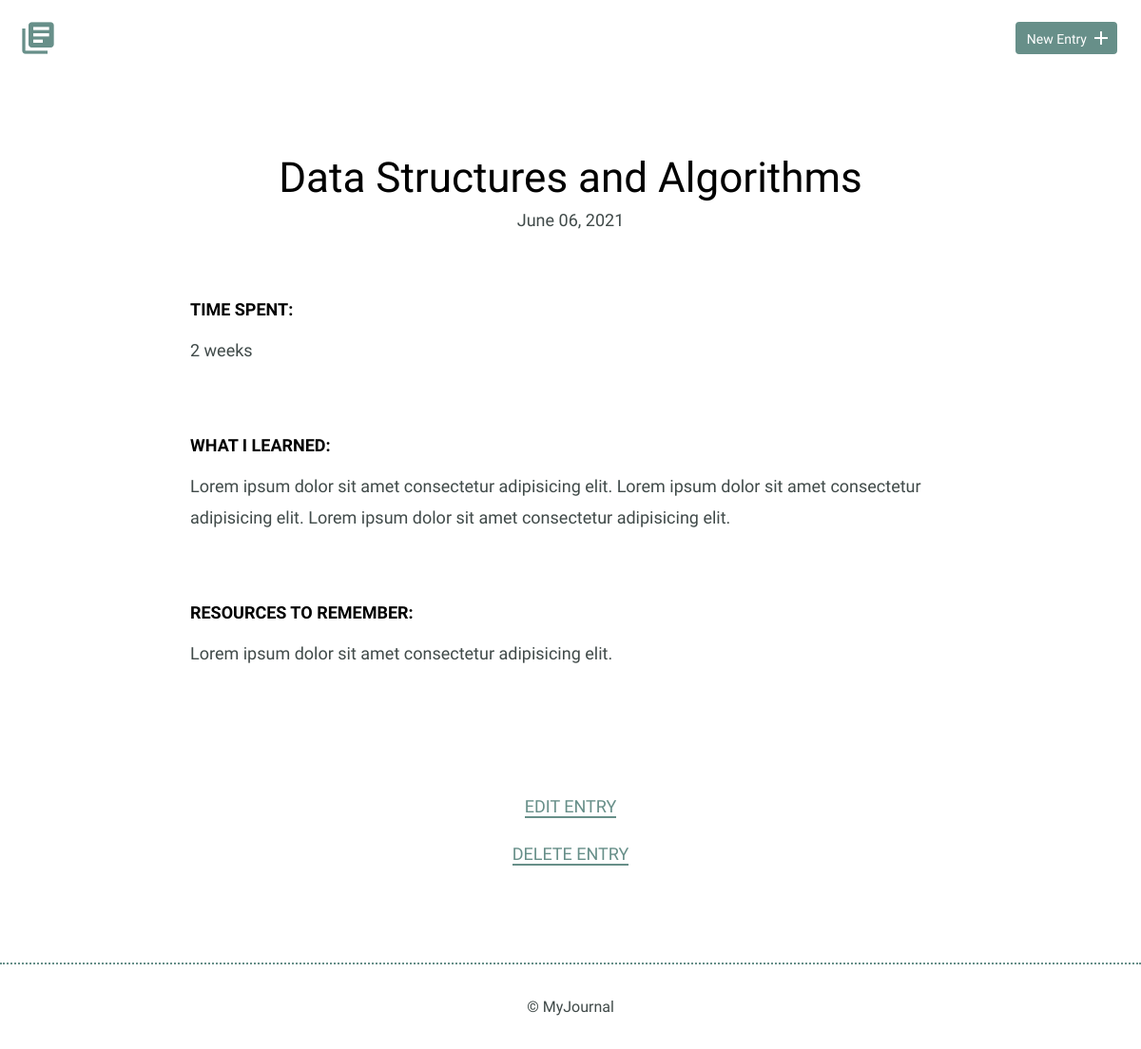
Page /detail3 on the committed database.
### tables this page shows
CREATE TABLE entries (
        id integer PRIMARY KEY AUTOINCREMENT,
        title text NOT NULL,
        date integer NOT NULL,
        timespent text NOT NULL,
        learned text NOT NULL,
        resources text NOT NULL,
        formattedDate text NOT NULL
    );

### app.py (the view)
@app.route('/detail<the_id>', methods=['GET', 'POST'])
def get_details(the_id):
    row = fetch_one_item_from_database(the_id)
    return render_template('detail.html', row=row)

### manageDB.py (called while the page is built)
def fetch_one_item_from_database(the_id):
    row_dict = {}
    conn = sqlite3.connect('journal.db')
    c = conn.cursor()
    c.execute("SELECT * FROM entries WHERE id = (?)", [str(the_id)])
    items = c.fetchone()
    row_dict['id'] = items[0]
    row_dict['title'] = items[1]
    row_dict['date'] = items[2]
    row_dict['timespent'] = items[3]
    row_dict['learned'] = items[4]
    row_dict['resources'] = items[5]
    row_dict['formattedDate'] = items[6]
    conn.commit()
    conn.close()
    return row_dict

### templates/detail.html (shortened to what this page needs)
<!DOCTYPE html>
<html>
    <head>
        <link rel="stylesheet" href="static/css/normalize.css">
        <link rel="stylesheet" href="static/css/site.css">
    </head>
    <body>
        <header>
            <div class="container">
                <div class="site-header">
                    <a class="logo" href="{{ url_for('start') }}"><i class="material-icons">library_books</i></a>
                    <a class="button icon-right" href="{{ url_for('new_entry') }}"><span>New Entry</span> <i class="material-icons">add</i></a>
                </div>
            </div>
        </header>
        <section>
            <div class="container">
                <div class="entry-list single">
                    <article>
                        <h1>{{row['title']}}</h1>
                        <time datetime="2016-01-31">{{row['formattedDate']}}</time>
                        <div class="entry">
                            <h3>Time Spent: </h3>
                            <p>{{ row['timespent'] }}</p>
                        </div>
                        <div class="entry">
                            <h3>What I Learned:</h3>
                            <p>{{ row['learned'] }}</p>
                        </div>
                        <div class="entry">
                            <h3>Resources to Remember:</h3>
                            <p>{{ row['resources'] }}</p>
                        </div>
                    </article>
                </div>
            </div>
            <div class="edit">
                <p><a href="{{ url_for('edit_post', the_id=row['id']) }}">Edit Entry</a></p>
                <p><a href="{{ url_for('delete_post', the_id=row['id']) }}">Delete Entry</a></p>
            </div>
        </section>
        <footer>
            <div>
                &copy; MyJournal
            </div>
        </footer>
    </body>
</html>

### static/css/site.css (style rules this page uses)
body { font-size: 16px; color: #404a49; font-family: 'Cousine', serif; font-weight: 400; }
.container { margin: 0 auto; padding: 0 25px; }
header .site-header { margin: 0 auto; height: 95px; }
header .logo i { color: #678f89; margin: 20px 0 0 -5px; float: left; font-size: 40px; }
header .button { float: right; margin: 33px 0 0 0; }
footer { text-align: center; padding: 35px 0; border-top: 2px dotted #678f89; }
.button { padding: 8px 10px 6px 10px; background: #678f89; border: 2px solid #678f89; border-radius: 4px; text-decoration: none; color: #FFF; position: relative; text-align: center; font-size: 14px; }
.button.icon-right { padding-right: 30px; top: -10px; }
.button.icon-right i { position: absolute; top: 3px; right: 3px; }
h1, h2, h3 { margin: 0; font-weight: 400; line-height: 1em; color: #000; }
h1 { font-size: 44px; margin-bottom: 12px; }
h3 { font-size: 18px; font-family: 'Work Sans', serif; font-weight: 600; text-transform: uppercase; }
p { line-height: 1.8em; font-size: 18px; }
p a { border-bottom: 2px solid #678f89; padding: 0; color: #678f89; text-decoration: none; }
.entry-list, .edit-entry, .new-entry { max-width: 800px; margin: 0 auto; padding: 70px 0 150px 0; }
.entry-list article { margin-bottom: 70px; text-align: center; }
.entry-list article:last-child { margin-bottom: 0; }
.entry-list.single { padding-bottom: 70px; }
.entry-list.single time { font-size: 18px; }
.entry { max-width: 800px; margin: 75px auto 0 auto; text-align: left; }
.entry p { margin-bottom: 40px; }
.edit { padding-bottom: 80px; text-align: center; margin: 0 auto; }
.edit a { font-weight: 400; text-transform: uppercase; font-size: 18px; }

### rows in the picture
entries: title "Data Structures and Algorithms", formattedDate "June 06, 2021", timespent "2 weeks", learned "Lorem ipsum dolor sit amet consectetur adipisicing elit. Lorem ipsum dolor sit amet consectetur adipisicing elit. Lorem ipsum dolor sit amet consectetur adipisicing elit.", resources "Lorem ipsum dolor sit amet consectetur adipisicing elit."
